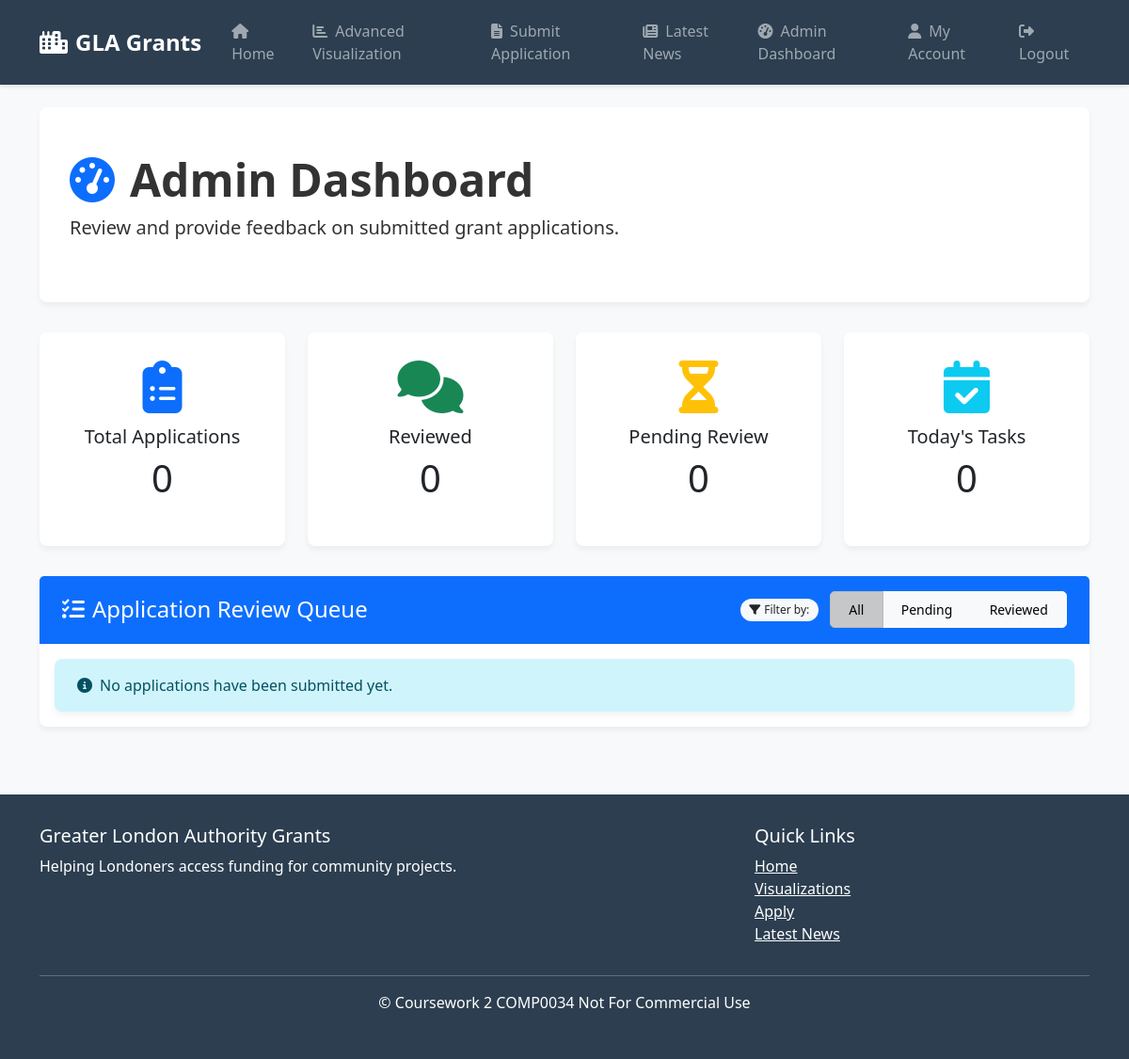
The page /admin-dashboard (signed in) on the database as committed earlier.
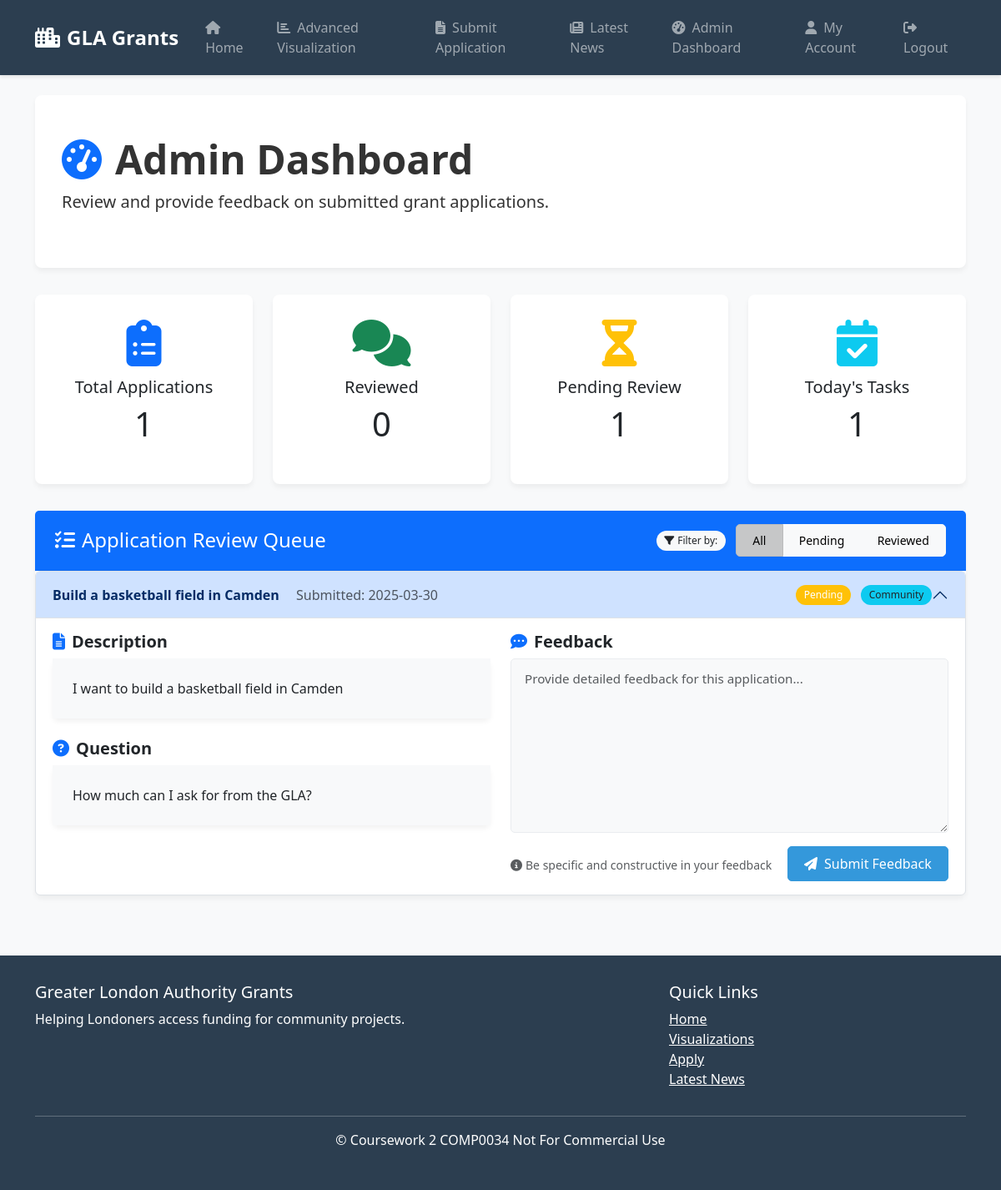
The same page on the database as committed later.
### coursework2/gla_grants_app/models.py (models this page shows)
class GrantApplication(db.Model):
    __tablename__ = 'grant_applications'
    id: Mapped[int] = mapped_column(primary_key=True)
    user_id: Mapped[int] = mapped_column(ForeignKey('users.id'))
    title: Mapped[str] = mapped_column(Text, nullable=False)
    description: Mapped[str] = mapped_column(Text, nullable=False)
    category: Mapped[str] = mapped_column(Text, nullable=False)
    question: Mapped[str] = mapped_column(Text, nullable=False)
    comment: Mapped[Optional[str]] = mapped_column(Text)
    date_submitted: Mapped[str] = mapped_column(Text, nullable=False)
    user = relationship("User", back_populates="applications")

### coursework2/gla_grants_app/routes.py (the view)
@main.route('/admin-dashboard')
def admin_dashboard():
    if 'user_id' not in session:
        flash('Please log in to access this page', 'warning')
        return redirect(url_for('main.login'))
    if not session.get('is_admin', False):
        flash('You do not have permission to access this page', 'danger')
        return redirect(url_for('main.index'))
    applications = db.session.execute(db.select(GrantApplication)).scalars().all()
    return render_template('admin_dashboard.html', applications=applications)

### coursework2/gla_grants_app/templates/admin_dashboard.html (shortened to what this page needs)
{% extends "layout.html" %}
{% block content %}
<div class="hero-section">
    <h1 class="display-5 fw-bold">
        <i class="fas fa-tachometer-alt me-3 text-primary"></i>Admin Dashboard
    </h1>
    <p class="lead">Review and provide feedback on submitted grant applications.</p>
</div>
<div class="row mt-4">
    <div class="col-lg-3 col-md-6 mb-4">
        <div class="card border-primary h-100">
            <div class="card-body text-center">
                <div class="display-4 text-primary mb-2">
                    <i class="fas fa-clipboard-list"></i>
                </div>
                <h5 class="card-title">Total Applications</h5>
                <p class="card-text display-6">{{ applications|length }}</p>
            </div>
        </div>
    </div>
    <div class="col-lg-3 col-md-6 mb-4">
        <div class="card border-success h-100">
            <div class="card-body text-center">
                <div class="display-4 text-success mb-2">
                    <i class="fas fa-comments"></i>
                </div>
                <h5 class="card-title">Reviewed</h5>
                <p class="card-text display-6">{{ applications|selectattr('comment')|list|length }}</p>
            </div>
        </div>
    </div>
    <div class="col-lg-3 col-md-6 mb-4">
        <div class="card border-warning h-100">
            <div class="card-body text-center">
                <div class="display-4 text-warning mb-2">
                    <i class="fas fa-hourglass-half"></i>
                </div>
                <h5 class="card-title">Pending Review</h5>
                <p class="card-text display-6">{{ applications|rejectattr('comment')|list|length }}</p>
            </div>
        </div>
    </div>
    <div class="col-lg-3 col-md-6 mb-4">
        <div class="card border-info h-100">
            <div class="card-body text-center">
                <div class="display-4 text-info mb-2">
                    <i class="fas fa-calendar-check"></i>
                </div>
                <h5 class="card-title">Today's Tasks</h5>
                <p class="card-text display-6">{{ applications|rejectattr('comment')|list|length }}</p>
            </div>
        </div>
    </div>
</div>
<div class="row mt-2">
    <div class="col-md-12">
        <div class="card">
            <div class="card-header bg-primary text-white d-flex justify-content-between align-items-center">
                <h4 class="mb-0">
                    <i class="fas fa-tasks me-2"></i>Application Review Queue
                </h4>
                <div>
                    <span class="badge bg-light text-dark">
                        <i class="fas fa-filter me-1"></i>Filter by:
                    </span>
                    <div class="btn-group ms-2">
                        <button type="button" class="btn btn-sm btn-light active" data-filter="all" onclick="filterApplications('all')">All</button>
                        <button type="button" class="btn btn-sm btn-light" data-filter="pending" onclick="filterApplications('pending')">Pending</button>
                        <button type="button" class="btn btn-sm btn-light" data-filter="reviewed" onclick="filterApplications('reviewed')">Reviewed</button>
                    </div>
                </div>
            </div>
            <div class="card-body p-0">
                {% if applications %}
                    <div class="accordion" id="applicationAccordion">
                        {% for application in applications %}
                            <div class="accordion-item">
                                <h2 class="accordion-header" id="heading{{ application.id }}">
                                    <button class="accordion-button {{ 'collapsed' if not loop.first }}" type="button" data-bs-toggle="collapse" data-bs-target="#collapse{{ application.id }}" aria-expanded="{{ 'true' if loop.first else 'false' }}" aria-controls="collapse{{ application.id }}">
                                        <div class="d-flex align-items-center justify-content-between w-100">
                                            <div>
                                                <span class="fw-bold">{{ application.title }}</span>
                                                <span class="text-muted ms-3">Submitted: {{ application.date_submitted }}</span>
                                            </div>
                                            <div>
                                                <span class="badge {{ 'bg-success' if application.comment else 'bg-warning' }} me-2">
                                                    {{ 'Reviewed' if application.comment else 'Pending' }}
                                                </span>
                                                <span class="badge bg-info text-dark">{{ application.category }}</span>
                                            </div>
                                        </div>
                                    </button>
                                </h2>
                                <div id="collapse{{ application.id }}" class="accordion-collapse collapse {{ 'show' if loop.first }}" aria-labelledby="heading{{ application.id }}" data-bs-parent="#applicationAccordion">
                                    <div class="accordion-body">
                                        <div class="row">
                                            <div class="col-md-6">
                                                <div class="mb-3">
                                                    <h5 class="fw-bold">
                                                        <i class="fas fa-file-alt me-2 text-primary"></i>Description
                                                    </h5>
                                                    <div class="card">
                                                        <div class="card-body bg-light">
                                                            {{ application.description }}
                                                        </div>
                                                    </div>
                                                </div>
                                                <div>
                                                    <h5 class="fw-bold">
                                                        <i class="fas fa-question-circle me-2 text-primary"></i>Question
                                                    </h5>
                                                    <div class="card">
                                                        <div class="card-body bg-light">
                                                            {{ application.question }}
                                                        </div>
                                                    </div>
                                                </div>
                                            </div>
                                            <div class="col-md-6">
                                                <h5 class="fw-bold">
                                                    <i class="fas fa-comment-dots me-2 text-primary"></i>Feedback
                                                </h5>
                                                <form method="POST" action="{{ url_for('main.admin_review', application_id=application.id) }}">
                                                    <div class="mb-3">
                                                        <textarea name="comment" id="comment-{{ application.id }}" class="form-control" rows="8" placeholder="Provide detailed feedback for this application...">{{ application.comment or '' }}</textarea>
                                                    </div>
                                                    <div class="d-flex justify-content-between align-items-center">
                                                        <div class="form-text">
                                                            <i class="fas fa-info-circle me-1"></i>Be specific and constructive in your feedback
                                                        </div>
                                                        <button type="submit" class="btn btn-primary">
                                                            <i class="fas fa-paper-plane me-2"></i>Submit Feedback
                                                        </button>
                                                    </div>
                                                </form>
                                            </div>
                                        </div>
                                    </div>
                                </div>
                            </div>
                        {% endfor %}
                    </div>
                {% else %}
                    <div class="alert alert-info m-3">
                        <i class="fas fa-info-circle me-2"></i>No applications have been submitted yet.
                    </div>
                {% endif %}
            </div>
        </div>
    </div>
</div>
{% endblock %}

### coursework2/gla_grants_app/templates/layout.html (shortened to what this page needs)
<!DOCTYPE html>
<html lang="en">
<head>
    <link href="https://cdn.jsdelivr.net/npm/bootstrap@5.3.0-alpha1/dist/css/bootstrap.min.css" rel="stylesheet">
    <link rel="stylesheet" href="https://cdnjs.cloudflare.com/ajax/libs/font-awesome/6.4.0/css/all.min.css">
</head>
<body>
    <nav class="navbar navbar-expand-lg navbar-dark">
        <div class="container">
            <a class="navbar-brand" href="{% if session.get('user_id') %}{{ url_for('main.index') }}{% else %}{{ url_for('main.landing') }}{% endif %}">
                <i class="fas fa-city icon-spacing"></i>GLA Grants
            </a>
            <div class="collapse navbar-collapse" id="navbarNav">
                <ul class="navbar-nav me-auto">
                    {% if session.get('user_id') %}
                    <li class="nav-item">
                        <a class="nav-link" href="{{ url_for('main.index') }}">
                            <i class="fas fa-home icon-spacing"></i>Home
                        </a>
                    </li>
                    <li class="nav-item">
                        <a class="nav-link" href="{{ url_for('main.dash_visualization') }}">
                            <i class="fas fa-chart-bar icon-spacing"></i>Advanced Visualization
                        </a>
                    </li>
                    <li class="nav-item">
                        <a class="nav-link" href="{{ url_for('main.submit_application') }}">
                            <i class="fas fa-file-alt icon-spacing"></i>Submit Application
                        </a>
                    </li>
                    <li class="nav-item">
                        <a class="nav-link" href="{{ url_for('main.news') }}">
                            <i class="fas fa-newspaper icon-spacing"></i>Latest News
                        </a>
                    </li>
                    {% if session.get('is_admin') %}
                    <li class="nav-item">
                        <a class="nav-link" href="{{ url_for('main.admin_dashboard') }}">
                            <i class="fas fa-tachometer-alt icon-spacing"></i>Admin Dashboard
                        </a>
                    </li>
                    {% endif %}
                    {% endif %}
                </ul>
                <ul class="navbar-nav ms-auto">
                    {% if session.get('user_id') %}
                    <li class="nav-item">
                        <a class="nav-link" href="{{ url_for('main.account') }}">
                            <i class="fas fa-user icon-spacing"></i>My Account
                        </a>
                    </li>
                    <li class="nav-item">
                        <a class="nav-link" href="{{ url_for('main.logout') }}">
                            <i class="fas fa-sign-out-alt icon-spacing"></i>Logout
                        </a>
                    </li>
                    {% endif %}
                </ul>
            </div>
        </div>
    </nav>
    <div class="container mt-4">
        {% block content %}{% endblock %}
    </div>
    <footer class="footer mt-5">
        <div class="container">
            <div class="row">
                <div class="col-md-8">
                    <h5>Greater London Authority Grants</h5>
                    <p>Helping Londoners access funding for community projects.</p>
                </div>
                <div class="col-md-4">
                    <h5>Quick Links</h5>
                    <ul class="list-unstyled">
                        <li><a href="{{ url_for('main.landing') }}" class="text-white">Home</a></li>
                        {% if session.get('user_id') %}
                        <li><a href="{{ url_for('main.dash_visualization') }}" class="text-white">Visualizations</a></li>
                        <li><a href="{{ url_for('main.submit_application') }}" class="text-white">Apply</a></li>
                        <li><a href="{{ url_for('main.news') }}" class="text-white">Latest News</a></li>
                        {% else %}
                        <li><a href="{{ url_for('main.login') }}" class="text-white">Login</a></li>
                        <li><a href="{{ url_for('main.register') }}" class="text-white">Register</a></li>
                        {% endif %}
                    </ul>
                </div>
            </div>
            <hr class="bg-light">
            <div class="text-center">
                <p>&copy; Coursework 2 COMP0034 Not For Commercial Use</p>
            </div>
        </div>
    </footer>
</body>
</html>

Rows that differ between the two databases and show on the page:
added GrantApplication: title "Build a basketball field in Camden", date_submitted "2025-03-30", comment "Pending", category "Community", description "I want to build a basketball field in Camden", question "How much can I ask for from the GLA?", comment "Provide detailed feedback for this application..."
Other text that changed with them:
{{ applications|length }}: "0" → "1"
{{ applications|rejectattr('comment')|list|length }}: "0" → "1"
text no longer shown: "No applications have been submitted yet."
